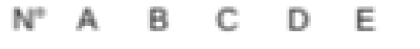
#> input picture imageRead/core/corretor/dataset/imgs/gabarito_template_geral_alternativas.png, 420 x 49 px, found by its file name
$ jupyter execute --allow-errors '7.3 - Camera-Basic-Recognition_Object.ipynb'   (older library calls are emulated)   (text cells are left out)
#> lines starting #> are read from the running program, lines starting #| are printed output that depends on the picture; after the words box and inside, x2 and y2 are one past the last pixel; in counts of white or black regions, pixels touching at a corner belong together; pictures that were not available may be replaced by others from this repository, and a replacement may not be noted
[cell 1]
from datetime import datetime
from time import time

import cv2
import numpy as np
import sys


class CameraRecognition:

    def __init__(self, amount_question = 10):
#> called with amount_question = 10
        self.TEST_GENERIC = "dataset/imgs/gabarito_template_geral2.png"
        self.TEMPLATE_ALTERNATIVAS = cv2.imread('dataset/imgs/gabarito_template_geral_alternativas.png',0)
#> self.TEMPLATE_ALTERNATIVAS is the input picture: shape (49, 420); min 80, max 255, mean 243.3
        self.MAX_FEATURES = 500
        self.GOOD_MATCH_PERCENT = 0.15
        self.HEIGHT = 0
        self.WIDTH = 0
        self.AMOUNT_QUESTION = amount_question
        self.BLUE  = (255,0,0)
        self.GREEN = (0,255,0)
        self.INIT = None
        self.END = None

    def get_test_generic(self):

        return self.load_image(self.TEST_GENERIC)


    def load_image(self,path_image):

        return cv2.imread(path_image, cv2.IMREAD_COLOR)


    # [66 lines left out: functions load_image_gray, align_images, not called in this run]


    def answer_values(self,point_occupation):

        occupation = round((point_occupation*100)/self.WIDTH)
        if occupation < 15: return
        if occupation < 30: return 'A'
        if occupation < 50: return 'B'
        if occupation < 70: return 'C'
        if occupation < 90: return 'D'
        return 'E'

    def coordinates_question(self,image):
        try:
            # Criando o detector baseado na versão do CV
            is_cv3 = cv2.__version__.startswith("3.")
            if is_cv3:
                detector = cv2.SimpleBlobDetector_create()
            else:
                detector = cv2.SimpleBlobDetector()

            #Detectando corpos
            keypoints = detector.detect(image)
            im_with_keypoints = cv2.drawKeypoints(image, keypoints, np.array([]),(0,0,255), cv2.DRAW_MATCHES_FLAGS_DRAW_RICH_KEYPOINTS)
            cv2.imshow("teste",im_with_keypoints)
            cv2.waitKey(0)
            return keypoints
        except:
            print("ERROR 'coordinates_question' IMAGE")
            cv2.destroyAllWindows()
            exit(0)

    def evaluate_question(self,image):

        coordinates = self.coordinates_question(image)
        response = []
        if coordinates:
            for point in coordinates:
                response.append(self.answer_values(point.pt[0]))
        return response


    # [26 lines left out: function get_answer_2, not called in this run]


    def get_answer(self,image):

        gray = cv2.cvtColor(image, cv2.COLOR_BGR2GRAY)
        template = cv2.adaptiveThreshold(self.TEMPLATE_ALTERNATIVAS,255,cv2.ADAPTIVE_THRESH_GAUSSIAN_C,
                                         cv2.THRESH_BINARY,11,2)

        #self.get_answer_2(image)
        #return
        cv2.imshow("template",template)
        cv2.waitKey(0)

        cv2.imshow("gray",gray)
        cv2.waitKey(0)

        result = cv2.matchTemplate(gray, self.TEMPLATE_ALTERNATIVAS, cv2.TM_CCOEFF_NORMED)
        min_val, max_val, min_loc, max_loc = cv2.minMaxLoc(result)

        self.HEIGHT, self.WIDTH = self.TEMPLATE_ALTERNATIVAS.shape[:2]

        #Create Bounding Box
        top_left = max_loc
        bottom_right = (top_left[0] + self.WIDTH, top_left[1] + self.HEIGHT)

        answer_values = {}
        #Particiona o gabarito e identifica isoladamente a resposta de cada questão
        for i in range(self.AMOUNT_QUESTION):
            bottom_right = (bottom_right[0], bottom_right[1] + self.HEIGHT)
            top_left     = (top_left[0]    ,     top_left[1] + self.HEIGHT)

            cv2.rectangle(image, top_left, bottom_right, (0,0,255), 2)

            cv2.imshow("image",image)
            cv2.waitKey(0)


            cropped = image[
                            top_left[1]:bottom_right[1],
                            top_left[0]:bottom_right[0]
                           ]

            answer_values[i+1] = self.evaluate_question(cropped)

        return answer_values


    # [73 lines left out: functions identify_alternative, delimiter, identify_test, not called in this run]

    def image_processing(self):

        frame = self.load_image('dataset/imgs/teste.png')
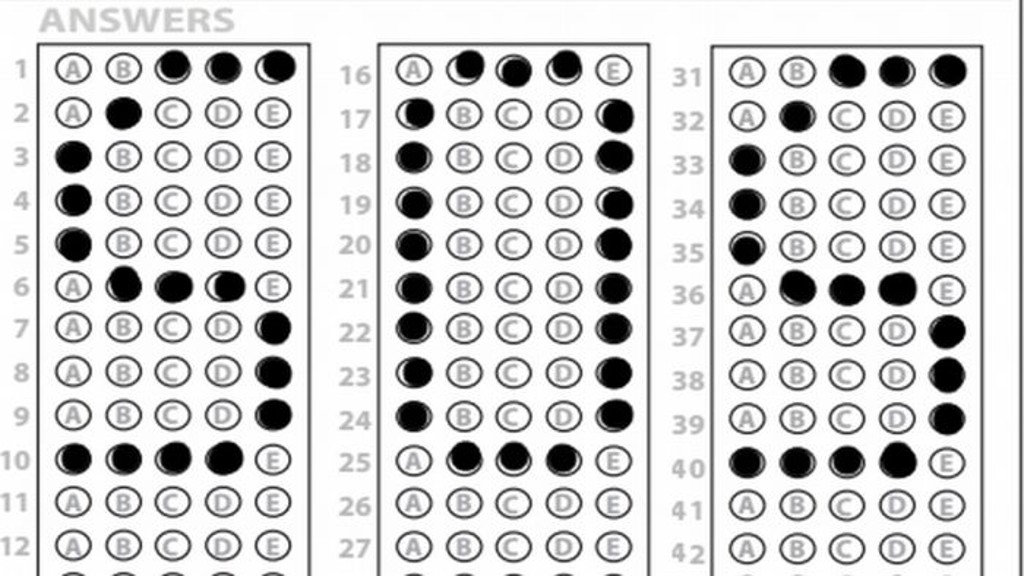
#> input picture lessons/dataset/imgs/gabarito_preenchido_sos.jpg, 1024 x 576 px, given in place of teste.png, which was not available
#> in load_image, returned value is the input picture: shape (576, 1024, 3); mean B, G, R 211, 210.9, 210.9
        frame = cv2.flip(frame,1)
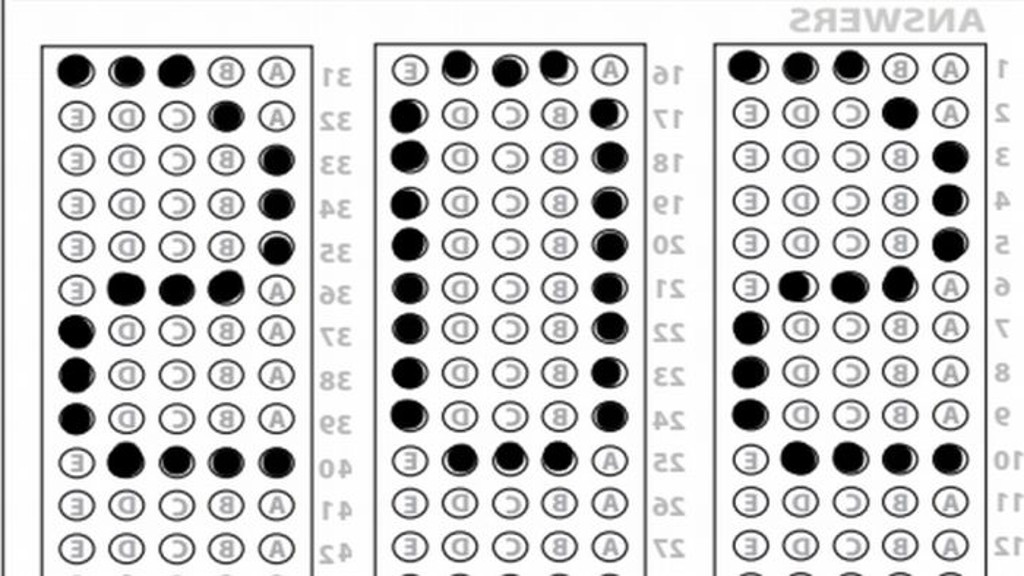
#> frame: shape (576, 1024, 3); mean B, G, R 211, 210.9, 210.9

        #imReg, h = self.align_images(frame)
        print(self.get_answer(frame))
#> in get_answer, `template = cv2.adaptiveThreshold(self.TEMPLATE_ALTERNATIVAS,255,cv2.AD..`:
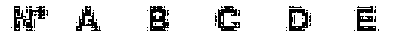
#> template: shape (49, 420); 90.8% white; 46 black regions (40 under 20 px), largest, box (x1, y1, x2, y2) and area: (14, 6, 45, 31) 352, (150, 6, 169, 31) 314, (218, 6, 240, 31) 280, (357, 6, 376, 31) 278, (76, 6, 101, 31) 249, (289, 9, 308, 31) 248
#> in get_answer, `result = cv2.matchTemplate(gray, self.TEMPLATE_ALTERNATIVAS, cv2.TM_CC..`:
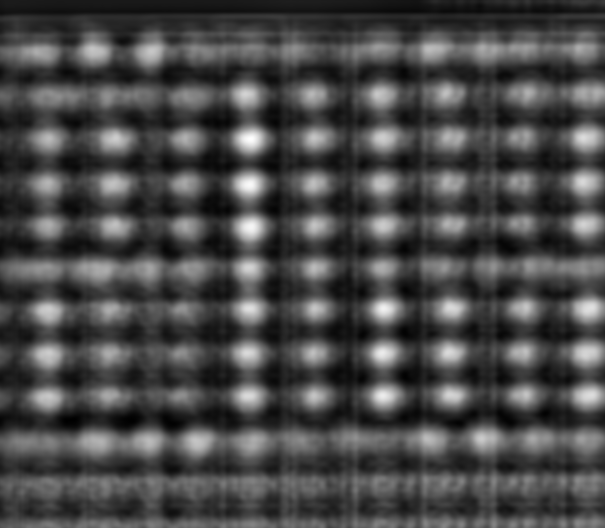
#> result: shape (528, 605) float32; min -0.175, max 0.434, mean -0.000538; drawn with min black and max white
#> in get_answer, `min_val, max_val, min_loc, max_loc = cv2.minMaxLoc(result)`: min_val = -0.175; max_val = 0.434; min_loc = (73, 419); max_loc = (250, 138)
#> in get_answer, `bottom_right = (top_left[0] + self.WIDTH, top_left[1] + self.HEIGHT)`: bottom_right = (670, 187)
#> the loop in get_answer, `for i in range(self.AMOUNT_QUESTION):` made 9 passes
#> (bottom_right, top_left) on passes 1, 2, 3, 4, 6, 7, 8, 9: ((670, 236), (250, 187)), ((670, 285), (250, 236)), ((670, 334), (250, 285)), ((670, 383), (250, 334)), ((670, 481), (250, 432)), ((670, 530), (250, 481)), ((670, 579), (250, 530)), ((670, 628), (250, 579))
#> (bottom_right, top_left, coordinates in evaluate_question) on pass 5: ((670, 432), (250, 383), 2 keypoints; (x, y, size): (157, 31, 31.5), (309, 33, 26))
#> pass 1, in get_answer, `cv2.imshow("image",image)`:
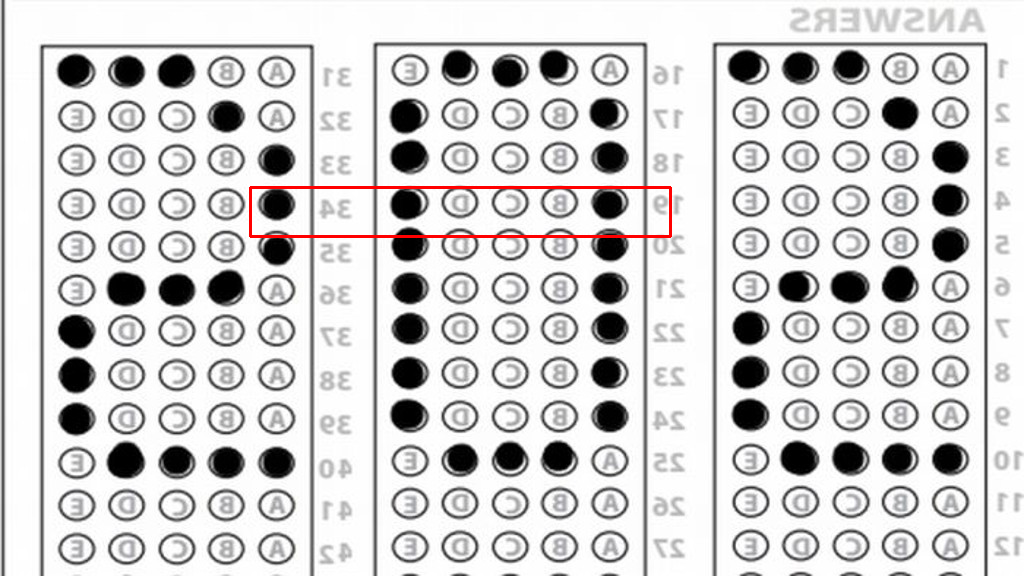
#> window 'image': shape (576, 1024, 3); mean B, G, R 210, 209.9, 211.1
#> pass 1, in get_answer, `cropped = image[ top_left[1]:bottom_right[1], top_left[0]:bottom_right..`:
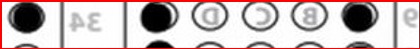
#> cropped: shape (49, 420, 3); mean B, G, R 184.9, 184.9, 202.2
#> pass 1, in coordinates_question, `im_with_keypoints = cv2.drawKeypoints(image, keypoints, np.array([]),(..`:
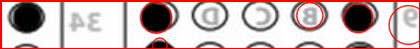
#> im_with_keypoints: shape (49, 420, 3); mean B, G, R 181.4, 181.3, 204.4
#> pass 2, in get_answer, `cv2.imshow("image",image)`:
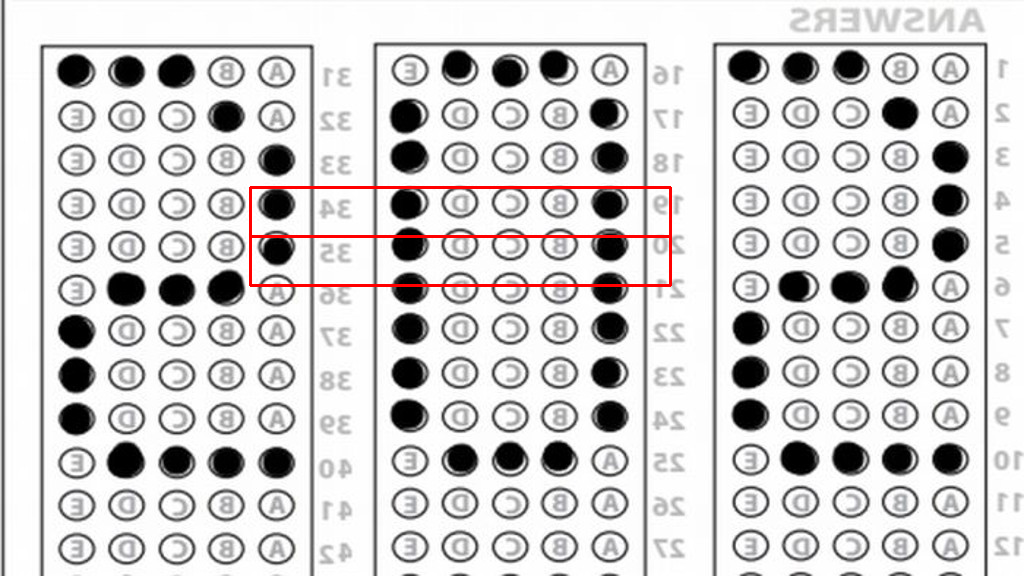
#> window 'image': shape (576, 1024, 3); mean B, G, R 209.5, 209.4, 211.3
#> after the loop in get_answer, `for i in range(self.AMOUNT_QUESTION):`:
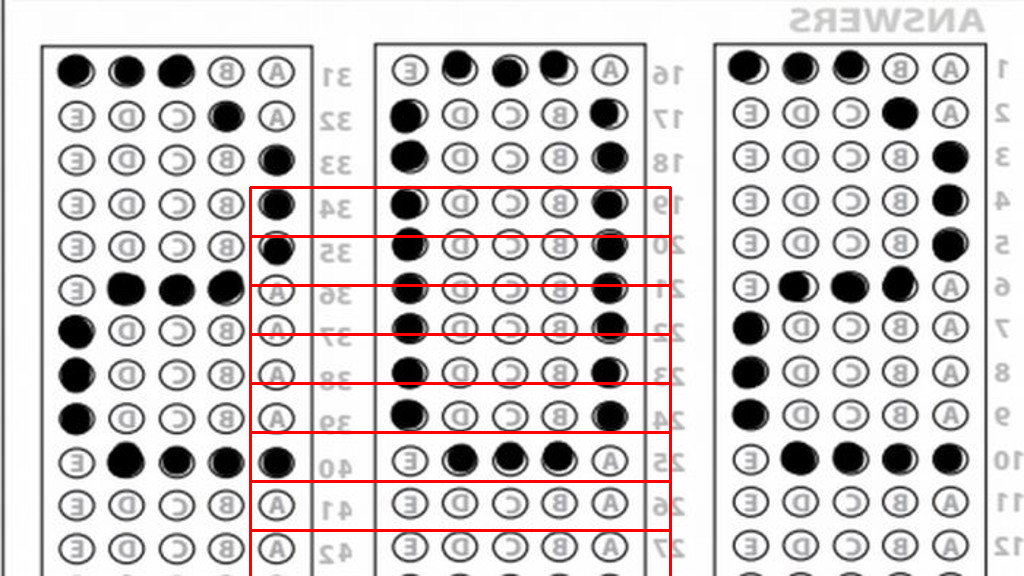
#> image: shape (576, 1024, 3); 2.09% of pixels changed, all inside (x1, y1, x2, y2) = (249, 186, 672, 576)
#> after the loop in get_answer, `for i in range(self.AMOUNT_QUESTION):`: answer_values = 8 items

        cv2.destroyAllWindows()

    # [16 lines left out: function camera_processing, not called in this run]


#> (the rest of this cell did not finish here and is left out)
